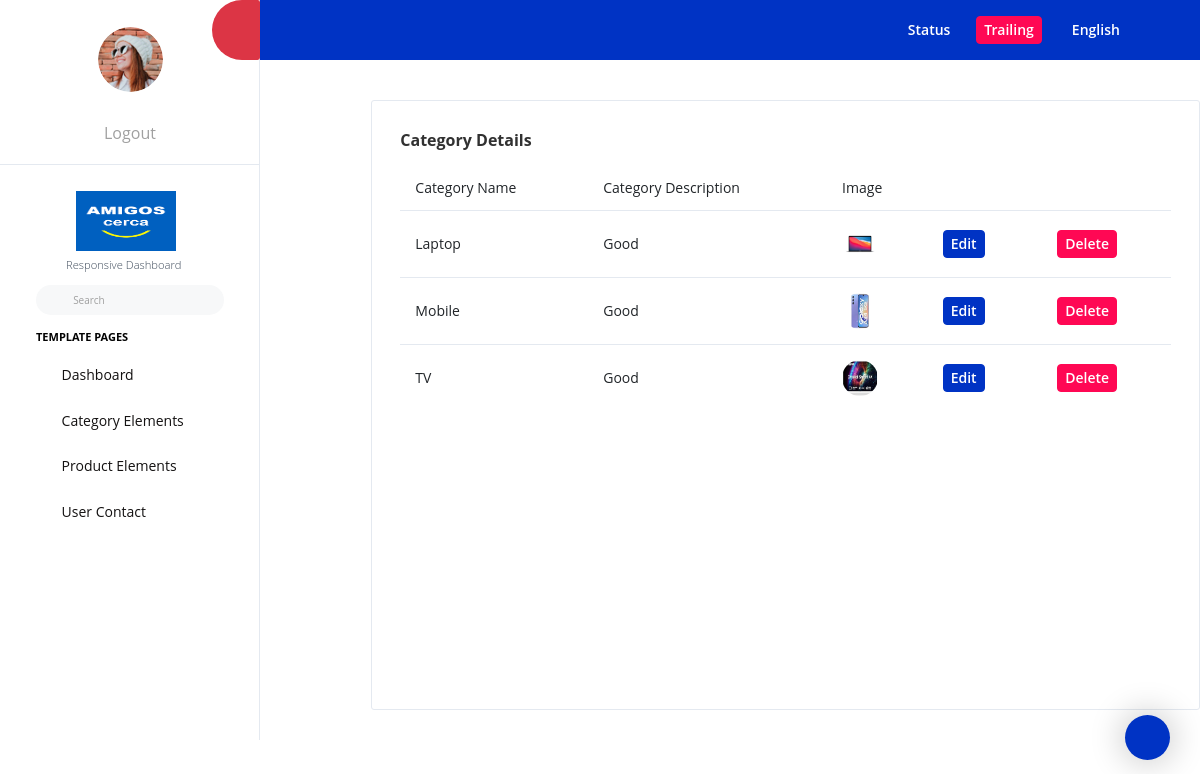
Screenshot of /AmigoApp/displaycategory/ with the database file from the repository.
### AmigoApp/models.py (models this page shows)
class Categorydb(models.Model):
    Category_name = models.CharField(max_length=100, null=True, blank=True)
    Category_description = models.CharField(max_length=200, null=True, blank=True)
    Category_image = models.ImageField(upload_to="Category image", null=True, blank=True)

### AmigoApp/views.py (the view)
# urls.py: path('displaycategory/', views.displaycategory, name="displaycategory"),
def displaycategory(request):
    data = Categorydb.objects.all()
    return render(request, "Display Category.html", {'data': data})

### AmigoApp/templates/Display Category.html (shortened to what this page needs)
<!DOCTYPE html>
{% extends 'index.html' %}
{% block content %}
<html lang="en">
<head>
</head>
<body>
<div class="grid-margin stretch-card" style="width: 1300px; margin-left:-100px; margin-top: 100px;">
                <div class="card">
                  <div class="card-body">
                    <h4 class="card-title">Category Details</h4>
                    <div class="table-responsive">
                      <table class="table table-hover">
                        <thead>
                          <tr>
                            <th>Category Name</th>
                            <th>Category Description</th>
                            <th>Image</th>
                          </tr>
                        </thead>
                        <tbody>
                        {% for i in data %}
                         <tr>
                            <td>{{i.Category_name}}</td>
                            <td>{{i.Category_description}}</td>
                            <td><img src="{{i.Category_image.url}}"></td>
                             <td>
                                 <form action="{% url 'editcategory' e=i.id %}">
                                     <button type="submit" class="btn btn-sm btn-primary mr-2"> Edit </button>
                                 </form>
                             </td>
                             <td>
                                 <form action="{% url 'deletecategory' d=i.id %}">
                                     <button type="submit" class="btn btn-sm btn-danger"> Delete </button>
                                 </form>
                             </td>
                         </tr>
                        {% endfor %}
                        </tbody>
                      </table>
                    </div>
                  </div>
                </div>
              </div>
</body>
</html>
{% endblock %}

### rows the page displays
Categorydb: Category_name "Laptop", Category_description "Good", Category_image (picture)
Categorydb: Category_name "Mobile", Category_description "Good", Category_image (picture)
Categorydb: Category_name "TV", Category_description "Good", Category_image (picture)
